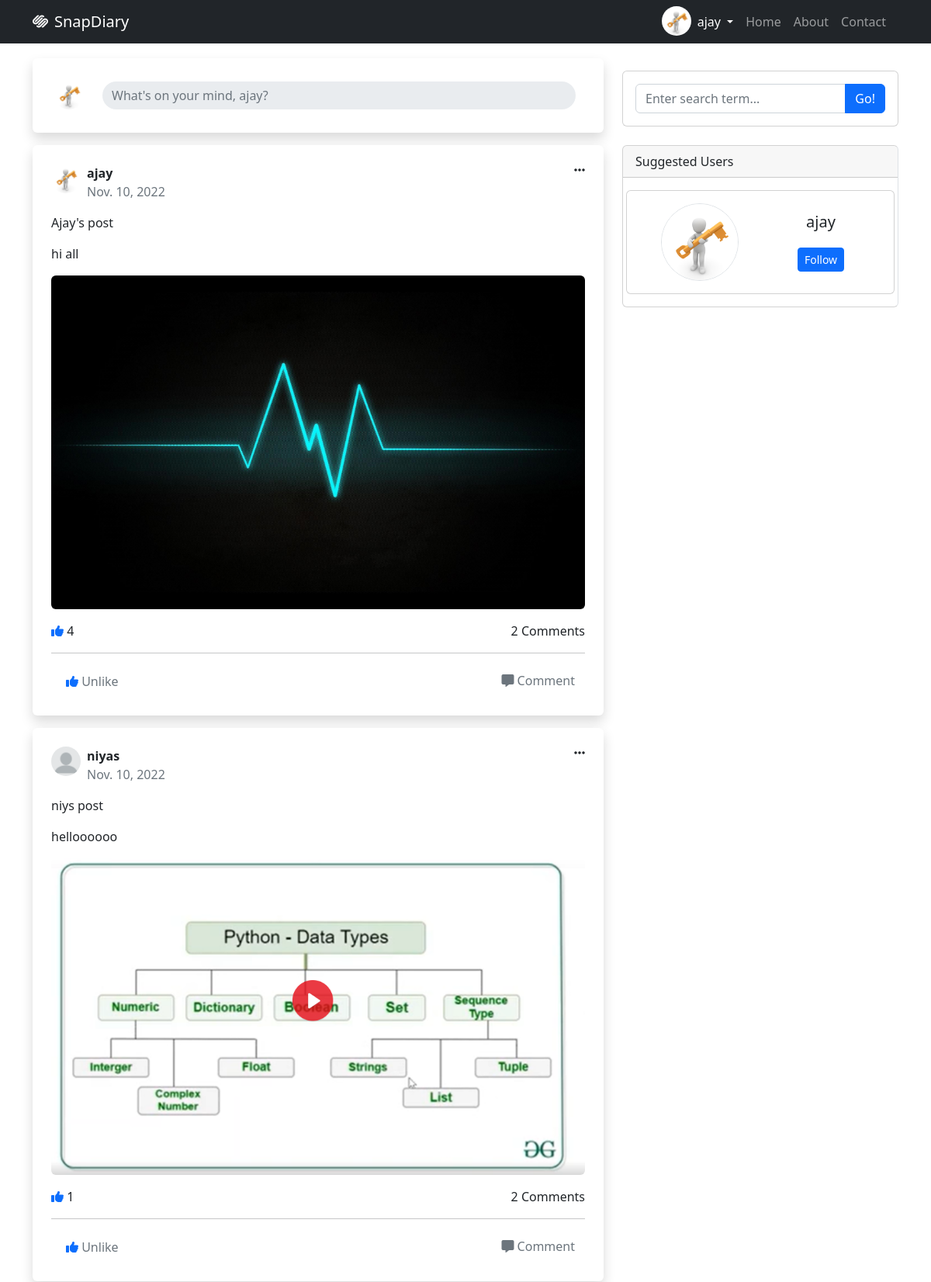
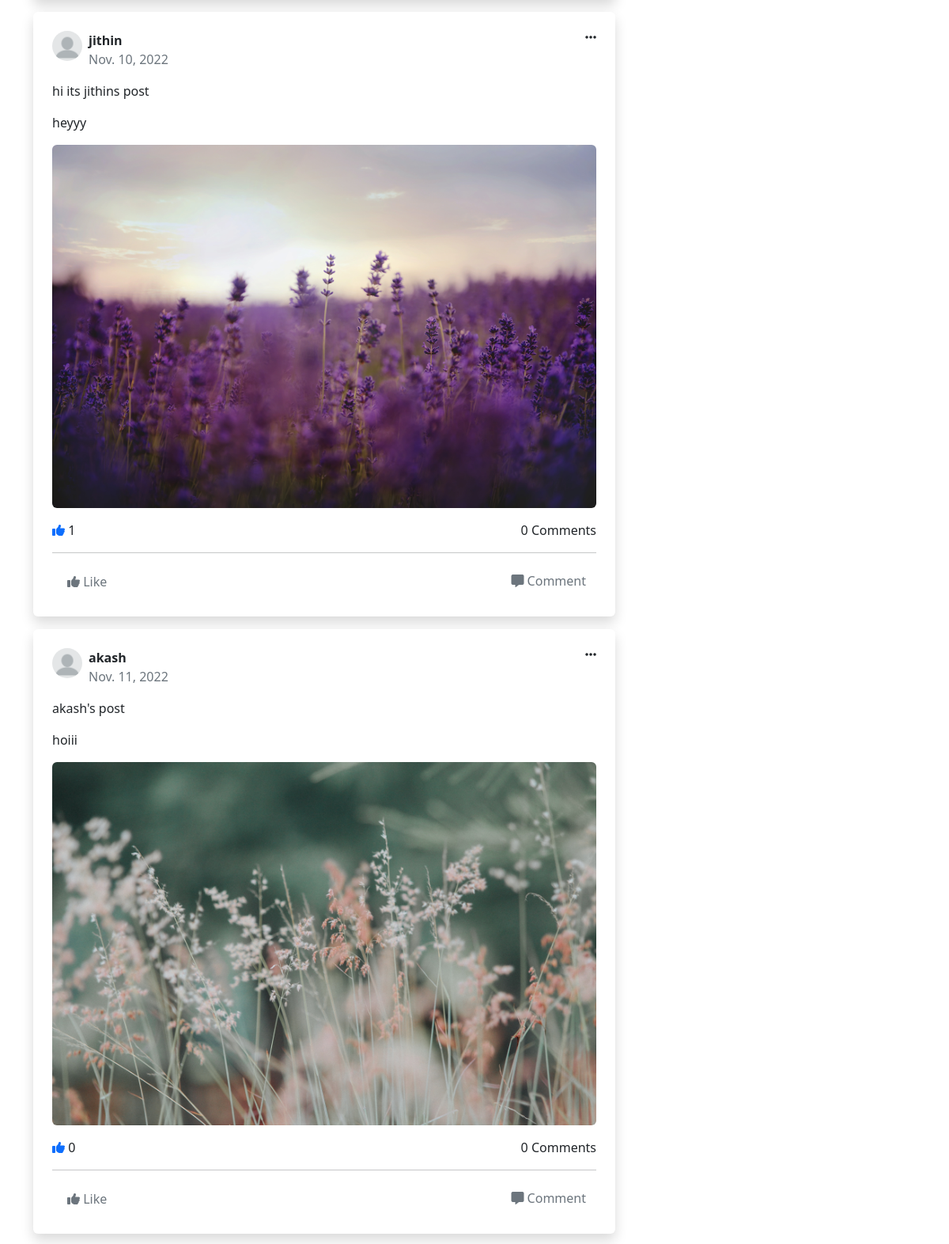
The app's page / (signed in, upper part) with its own data (2 pictures, top to bottom).
### socialapp/models.py (models this page shows, shortened)
class Myuser(AbstractUser):
  profile_pic = models.ImageField(upload_to='profile', default='default/pro_pic.png')

class Posts(models.Model):
  user = models.ForeignKey(Myuser, on_delete=models.CASCADE, related_name='my_post')
  title = models.CharField(max_length=120)
  description = models.CharField(max_length=200)
  post_image = models.ImageField(upload_to='post-images')
  posted_date = models.DateField(auto_now_add=True)
  liked_by = models.ManyToManyField(Myuser)

### socialapp/views.py (the view)
# urls.py: path('', views.HomeView.as_view(), name='social-home'),
@method_decorator(decs, name='dispatch')
class HomeView(View):
  def get(self, request, *args, **kwargs):
    posts = Posts.objects.all()
    if posts:
      return render(request, 'index.html', {'allposts': posts})
    else:
      return render(request, 'index.html')

### socialapp/views.py (called while the page is built)
def signin_required(fn):
  def wrapper(request, *args, **kwargs):
    if not request.user.is_authenticated:
      return redirect('social-login')
    else:
      return fn(request, *args, **kwargs)
  return wrapper

### socialapp/templates/index.html (shortened to what this page needs)
{%extends 'base.html'%}
{%block body_block%}
<div class="container">
    <div class="row d-flex justify-content-between flex-wrap-reverse">
        <div class="col-lg-8 align-self-lg-top" style="min-height: 100vh;">
            <div>
                <div class="d-flex bg-white p-4 rounded shadow  mb-3" type="button">
                    <div class="p-1">
                        <img
                            src="{{request.user.profile_pic.url}}"
                            alt="avatar"
                            class="rounded-circle me-2"
                            style="width: 38px; height: 38px; object-fit: cover"
                        />
                    </div>
                    <a data-toggle="modal" href="#createModal {%url 'social-new-post'%}" class="form-control border-0" style="text-decoration: none; ">
                        <input
                        type="text"
                        class="form-control rounded-pill border-0 bg-gray pointer"
                        disabled
                        placeholder="What's on your mind, {{request.user}}?"
                        data-bs-toggle="modal"
                        data-bs-target="#createModal"
                        />
                    </a>
                </div>
            </div>
            {%if allposts%}
            {%for post in allposts%}
            <div class="bg-white p-4 rounded shadow mt-3 mb-3">
                <div class="d-flex justify-content-between">
                    <div class="d-flex">
                        {%if post.user != request.user%}
                        <a href="{%url 'social-other-profile' post.user.id%}">
                            <img
                            src="{{post.user.profile_pic.url}}"
                            alt="avatar"
                            class="rounded-circle me-2"
                            style="width: 38px; height: 38px; object-fit: cover"
                            />
                        </a>
                        {%else%}
                        <a href="{%url 'social-my-profile'%}">
                            <img
                            src="{{post.user.profile_pic.url}}"
                            alt="avatar"
                            class="rounded-circle me-2"
                            style="width: 38px; height: 38px; object-fit: cover"
                            />
                        </a>
                        {%endif%}
                        <div>
                            <p class="m-0 fw-bold">{{post.user}}</p>
                            <span class="text-muted fs-7">{{post.posted_date}}</span>
                        </div>
                    </div>
                    <i
                    class="fas fa-ellipsis-h"
                    type="button"
                    id="post1Menu"
                    data-bs-toggle="dropdown"
                    aria-expanded="false"
                    >
                    </i>
                </div>
                <div class="mt-3">
                    <div>
                        <p>
                            {{post.title}}
                        </p>
                        <p>
                            {{post.description}}
                        </p>
                        <img
                            src="{{post.post_image.url}}"
                            alt="post image"
                            class="img-fluid rounded"
                        />
                    </div>
                    <div class="mt-3 d-flex justify-content-between">
                        <div><i class="text-primary fas fa-thumbs-up"></i> {{post.liked_by.count}}</div>
                        {%if post.comments_set.all%}
                        <div>{{post.comments_set.all.count}} Comments</div>
                        {%else%}
                        <div>0 Comments</div>
                        {%endif%}
                    </div>
                    <hr>
                    <div class="d-flex justify-content-between">
                        <div>
                            <form action="{%url 'social-add-like' post.id%}" method="post">
                                {%if request.user not in post.liked_by.all%}
                                <div class="btn">
                                    <button type="submit" style="border: none; background:none;" class="text-muted">
                                        <i class="fas fa-thumbs-up "></i>
                                        Like
                                    </button>
                                </div>
                                {%else%}
                                <div class="btn">
                                    <button type="submit" style="border: none; background:none;" class="text-muted">
                                        <i class="text-primary fas fa-thumbs-up "></i>
                                        Unlike
                                    </button>
                                </div>
                                {%endif%}
                            </form>
                        </div>
                        <div>
                            <a class="btn text-muted" data-bs-toggle="collapse" href="#collapseExample{{post.id}}" role="button" aria-expanded="false" aria-controls="collapseExample">
                                <i class="fas fa-comment-alt "></i>
                                <span class="m-0">Comment</span>
                            </a>
                        </div>
                    </div>
                </div>
            </div>
            {%endfor%}
            {%endif%}
        </div>
        <div class="col-lg-4">
                <div class="card mb-4 mt-3 ">
                    <div class="card-body">
                        <div class="input-group">
                            <input class="form-control" type="text" placeholder="Enter search term..." aria-label="Enter search term..." aria-describedby="button-search" />
                            <button class="btn btn-primary" id="button-search" type="button">Go!</button>
                        </div>
                    </div>
                </div>
                <div class="card mb-4 d-none d-lg-block  flex-column align-items-stretch  border-end" id="suggetion">
                    <div class="card-header">Suggested Users</div>
                    <div class="card-body">
                        <div class="row">
                            <div class="card text-center">
                                <div class="card-body">
                                    <div class="row">
                                        <div class="col-6">
                                            <div class="d-flex justify-content-center">
                                                <div>
                                                    <img
                                                    src="{{request.user.profile_pic.url}}"
                                                    class="rounded-circle  d-inline border border-gray"
                                                    alt="avatar"
                                                    style="width: 100px; height: 100px; object-fit: cover"
                                                    />
                                                </div>
                                            </div>
                                        </div>
                                        <div class="col-6 d-flex flex-column justify-content-evenly">
                                            <div class="">
                                                <h5>{{request.user}}</h5>
                                            </div>
                                            <div>
                                                <form action="" method="post">
                                                    <input type="submit" value="Follow" class="btn btn-primary btn-sm">
                                                </form>
                                            </div>
                                        </div>
                                    </div>
                                </div>
                            </div>
                        </div>
                    </div>
                </div>
        </div>
    </div>
</div>
{%endblock%}

### socialapp/templates/base.html (shortened to what this page needs)
<!DOCTYPE html>
{%load static%}
<html lang="en">
    <head>
        <link href={%static 'css/styles.css'%} rel="stylesheet" />
        <link href={%static 'css/nav.css'%} rel="stylesheet">
        <link rel="stylesheet" href="https://cdnjs.cloudflare.com/ajax/libs/font-awesome/6.2.0/css/all.min.css" />
        <link href="https://cdn.jsdelivr.net/npm/bootstrap@5.2.2/dist/css/bootstrap.min.css" rel="stylesheet">
    </head>
    <body>
        <nav class="navbar navbar-expand-lg navbar-dark bg-dark position-fixed-bottom">
            <div class="container">
                <a class="navbar-brand" href="{%url 'social-home'%}"><i class="fa-brands fa-squarespace me-2"></i>SnapDiary</a>
                <div class="collapse navbar-collapse" id="navbarSupportedContent">
                    <ul class="navbar-nav ms-auto mb-2 mb-lg-0">
                      <img
                      src="{{request.user.profile_pic.url}}"
                      class="rounded-circle  d-inline"
                      alt="avatar"
                      style="width: 38px; height: 38px; object-fit: cover"
                      />
                      <li class="nav-item dropdown">
                        <a class="nav-link dropdown-toggle active" href="#" role="button" data-bs-toggle="dropdown" aria-expanded="false">
                          {{request.user}}
                        </a>
                      </li>
                      <li class="nav-item"><a class="nav-link" href="{%url 'social-home'%}">Home</a></li>
                      <li class="nav-item"><a class="nav-link" href="#!">About</a></li>
                      <li class="nav-item me-2"><a class="nav-link" href="#!">Contact</a></li>
                    </ul>
                </div>
            </div>
        </nav>
        {%block body_block%}
        {%endblock%}
    </body>
</html>

### socialapp/static/css/nav.css (style rules this page uses)
.navbar { position:fixed !important; width:100%; z-index: 1000000; top:0; }
body { padding-top:75px; }

### records on screen
Myuser: user.profile_pic (picture), user "ajay", user "What's on your mind, ajay?"
Posts: user.profile_pic (picture), user "ajay", posted_date "Nov. 10, 2022", title "Ajay's post", description "hi all", post_image (picture), liked_by.count "4", comments_set.all.count "2", shows "Unlike"
Posts: user.profile_pic (picture), user "niyas", posted_date "Nov. 10, 2022", title "niys post", description "helloooooo", post_image (picture), liked_by.count "1", comments_set.all.count "2", shows "Unlike"
Posts: user.profile_pic (picture), user "jithin", posted_date "Nov. 10, 2022", title "hi its jithins post", description "heyyy", post_image (picture), liked_by.count "1", shows "0 Comments", shows "Like"
Posts: user.profile_pic (picture), user "akash", posted_date "Nov. 11, 2022", title "akash's post", description "hoiii", post_image (picture), liked_by.count "0", shows "0 Comments", shows "Like"
